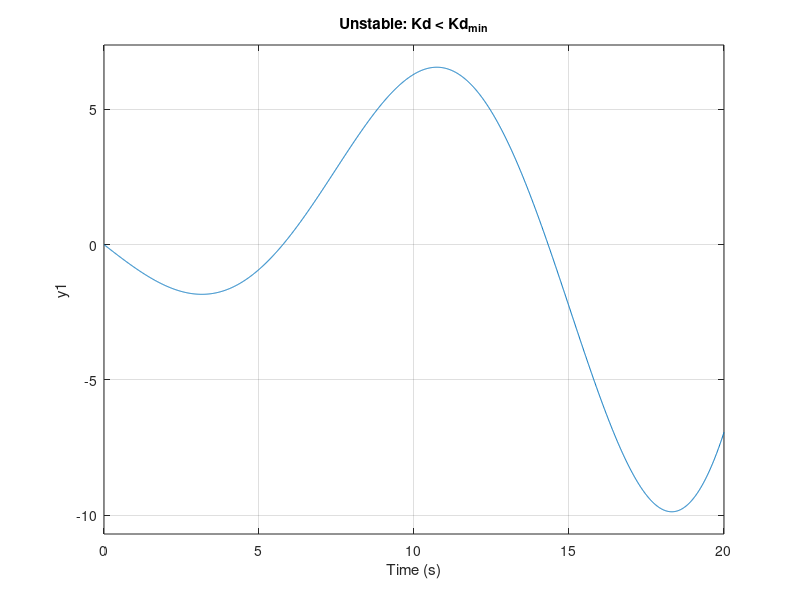

Source code (MATLAB):
% 2022E048 
% BANDARA H.G.T.D.
% EC 5030 – CONTROL SYSTEMS 
%% PART 3: PD controller stability analysis
clc; clear; close all;
a = 8.9824; b = 0.7210; % from Part 1
G = tf(a, [1, b, 0]);
Kp = 0.02;

% Stability boundary for Kd
Kd_min = -b/a;
Kd_stable = 0.03;
Kd_boundary = Kd_min;
Kd_unstable = -0.1;

PD = @(Kp, Kd) tf([Kd Kp], [1]);
t = 0:0.01:20;
figure;
subplot(3,1,1);
T1 = feedback(series(PD(Kp, Kd_stable), G), 1);
step(T1, t); title('Stable: Kd > Kd_{min}'); grid on;
subplot(3,1,2);
T2 = feedback(series(PD(Kp, Kd_boundary), G), 1);
step(T2, t); title('Marginally Stable: Kd = Kd_{min}'); grid on;
subplot(3,1,3);
T3 = feedback(series(PD(Kp, Kd_unstable), G), 1);
step(T3, t); title('Unstable: Kd < Kd_{min}'); grid on;
xlabel('Time (s)');
